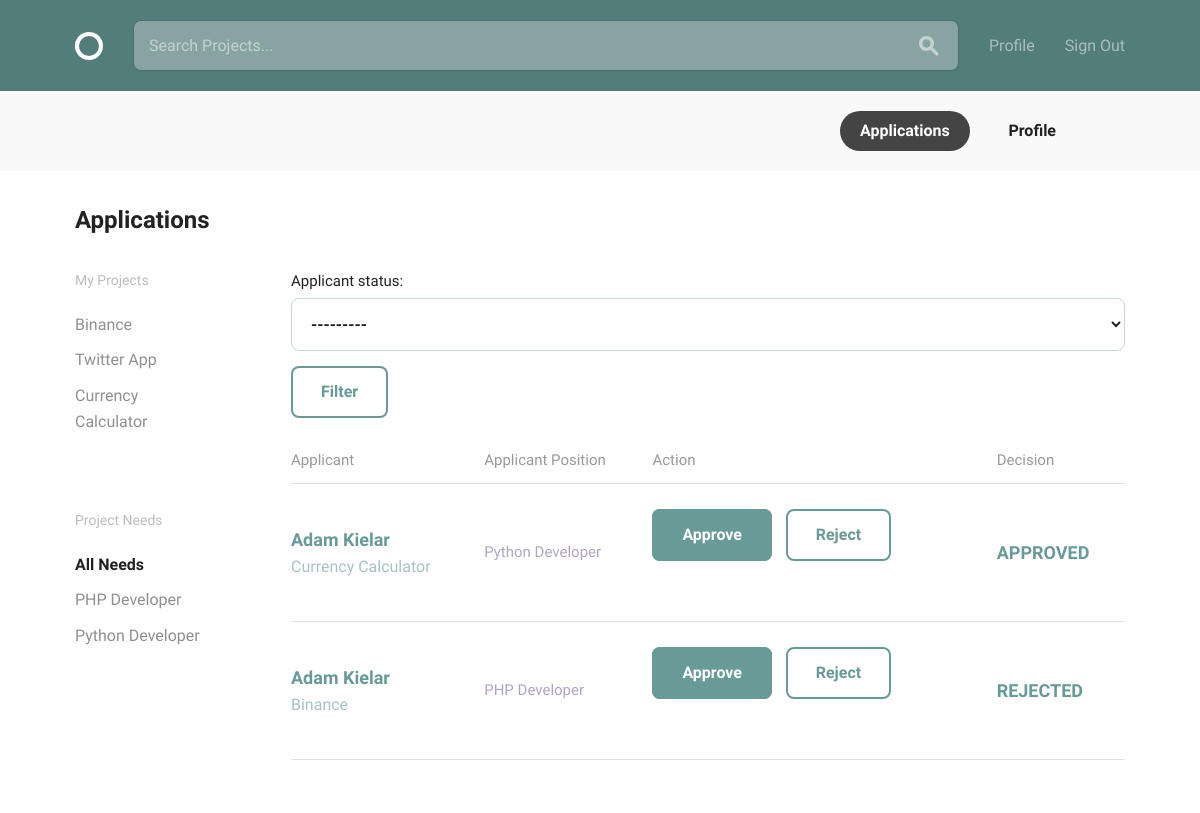
Screenshot of /applications/2 (signed in) with the database file from the repository.
### projects/models.py (models this page shows, shortened)
class Project(models.Model):
    owner = models.ForeignKey(settings.AUTH_USER_MODEL,
                              on_delete=models.CASCADE,
                              related_name='projects')
    title = models.CharField(max_length=255, unique=True)
    description = MarkdownxField(max_length=2500, default='')
    project_timeline = MarkdownxField(max_length=500, default='')
    applicant_requirements = MarkdownxField(max_length=500, default='')
    project_status = models.CharField(max_length=255,
                                      choices=PROJECT_STATUS,
                                      blank=True)
    slug = models.SlugField(allow_unicode=True, unique=True)
    created_at = models.DateTimeField(auto_now_add=True)
    class Meta:
        ordering = ['-created_at']

class Position(models.Model):
    project = models.ForeignKey('Project', on_delete=models.CASCADE)
    title = models.CharField(max_length=255, blank=True, default='')
    description = MarkdownxField(default='')
    main_skills = models.ManyToManyField('accounts.MainSkill',
                                         related_name='positions_main')
    other_skills = models.ManyToManyField('accounts.OtherSkill',
                                          related_name='positions_other')
    position_status = models.CharField(max_length=255,
                                       choices=POSITION_STATUS,
                                       blank=True)
    slug = models.SlugField(editable=False, blank=True)
    timeline = models.CharField(max_length=60, blank=True)
    created_at = models.DateTimeField(auto_now_add=True)
    class Meta:
        ordering = ['-created_at']

class Applicant(models.Model):
    user_profile = models.ForeignKey(settings.AUTH_USER_MODEL,
                                     on_delete=models.CASCADE,
                                     related_name='applicants')
    project = models.ForeignKey('Project',
                                on_delete=models.CASCADE,
                                related_name='project_applicants')
    position = models.ForeignKey('Position',
                                 on_delete=models.CASCADE,
                                 related_name='position_applicants')
    applicant_status = models.CharField(max_length=255,
                                        choices=APPLICANT_STATUS,
                                        blank=True)
    created_at = models.DateTimeField(auto_now_add=True)
    class Meta:
        unique_together = ['user_profile', 'position']
        ordering = ['-created_at']

### accounts/models.py (models this page shows, shortened)
class User(AbstractBaseUser, PermissionsMixin):
    email = models.EmailField(verbose_name='email address', max_length=255, unique=True)
    full_name = models.CharField(max_length=255, blank=False, default='')
    avatar = CropperImageField(dimensions=(240, 240), linked=True, default='avatars/sample.png', upload_to='avatars/')
    bio = MarkdownxField()
    date_joined = models.DateTimeField(auto_now_add=True)
    main_skills = models.ManyToManyField('MainSkill', related_name='mainskills')
    other_skills = models.ManyToManyField('OtherSkill', related_name='otherskills')
    is_active = models.BooleanField(default=True)
    is_staff = models.BooleanField(default=False)
    objects = UserManager()
    USERNAME_FIELD = 'email'

### projects/views.py (the view)
# urls.py: path('applications/<int:pk>', views.ApplicantList.as_view(), name='applications'),
class ApplicantList(LoginRequiredMixin, ListView):
    model = Applicant
    search_form_class = SearchForm
    template_name = 'projects/applications.html'
    context_object_name = 'applicants'
    def get_context_data(self, **kwargs):
        context = super(ApplicantList, self).get_context_data(**kwargs)
        if self.request.POST:
            context['search_form'] = self.search_form_class()
        else:
            context['search_form'] = self.search_form_class()
            context['user'] = get_object_or_404(User, pk=self.request.user.id)
            context['projects'] = Project.objects.filter(owner=self.request.user)
            context['positions'] = Position.objects.all()
            context['applicants_filter'] = ApplicantsFilter(self.request.GET, queryset=Applicant.objects.all())
        return context

### projects/forms.py
class SearchForm(forms.Form):
    q = forms.CharField(
        max_length=255,
        widget=forms.TextInput(
            attrs={
                'placeholder': 'Search Projects...',
            },
        ))

### projects/templates/projects/applications.html (shortened to what this page needs)
{% extends 'base.html' %}
{% load static %}
{% block body_content %}
  <div class="circle--actions--bar">
    <nav class="bounds">
      <ul class="circle--pill--list">
        <li><a class="selected" href="{% url 'projects:applications' pk=user.id %}">Applications</a></li>
        <li><a href="{% url 'accounts:profile_detail' pk=user.id %}">Profile</a></li>
      </ul>
    </nav>
  </div>
  <div class="bounds circle--page">
    <div class="circle--page--header grid-100">
      <h2>Applications</h2>
    </div>
    <div class="grid-15">
      <div class="circle--filter circle--secondary--module">
        <h4>My Projects</h4>
        <ul class="circle--filter--list">
          {% for project in projects %}
          <li>
            <a href="{% url 'projects:project_detail' slug=project.slug %}"> {{ project.title }}</a>
          </li>
          {% endfor %}
        </ul>
      </div>
      <div class="circle--filter circle--secondary--module">
        <h4>Project Needs</h4>
        <ul class="circle--filter--list">
          <li><a class="selected">All Needs</a></li>
          {% for position in positions %}
          <li><a href="{% url 'projects:project_detail' slug=position.project.slug %}">{{ position.title }}</a></li>
              {% endfor %}
        </ul>
      </div>
    </div>
    <div class="grid-80 grid-push-5">
      {% if applicants_filter %}
       <form method="GET" class="form-label-group-2">
         <div class="form-label-group-2">
           {{ applicants_filter.form }}
         </div>
         <button type="submit" class="btn btn-primary mb-2">Filter</button>
       </form>
      {% endif %}
      <table class="u-full-width circle--table">
        <thead>
          <tr>
            <th>Applicant</th>
            <th class="circle--cell--right">Applicant Position</th>
            <th class="circle--cell--right">Action</th>
            <th class="circle--cell--right">Decision</th>
          </tr>
        </thead>
        <tbody>
        {% for applicant in applicants_filter.qs %}
          <tr class="clickable-row" data-href="{% url 'accounts:profile_detail' pk=applicant.user_profile.id %}">
            <td>
              <h3>{{ applicant.user_profile.full_name}}</h3>
              <p>{{ applicant.project.title }}</p>
            </td>
            <td class="circle--cell--right">
              <span class="secondary-label">{{ applicant.position.title }}</span>
            </td>
            <td class="circle--cell--right">
              <form method="POST" action="{% url 'projects:apply_status' position_pk=applicant.position.id applicant_pk=applicant.id %}">
              <button class="button button-primary btn-sm" type="submit" value="{{ applicant.id }}" name="approve">Approve</button>
                <button class="button button-danger btn-sm" type="submit" value="{{ applicant.id }}" name="reject">Reject</button>
            </form>
            </td>
            <td class="circle--cell--right">
              <h3>{{ applicant.applicant_status }}</h3>
            </td>
          </tr>
        {% endfor %}
        </tbody>
      </table>
    </div>
  </div>
{% endblock body_content %}

### rows the page displays
Project: title "Binance"
Project: title "Twitter App"
Project: title "Currency Calculator"
Position: title "PHP Developer"
Position: title "Python Developer"
Applicant: user_profile.full_name "Adam Kielar", project "Currency Calculator", position "Python Developer", {{ applicant.id }} 9 (drawn), applicant_status "APPROVED"
Applicant: user_profile.full_name "Adam Kielar", project "Binance", position "PHP Developer", {{ applicant.id }} 1 (drawn), applicant_status "REJECTED"
